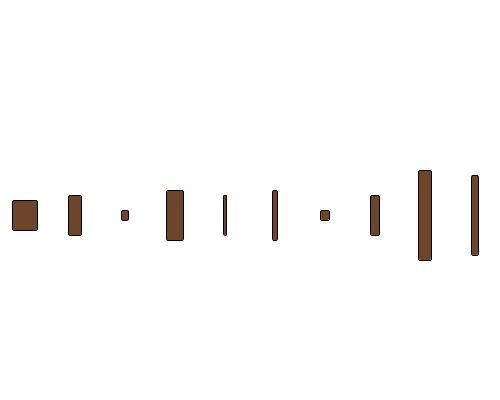
Frame 1 (no input)
Frame 60 (the mouse pressed at the canvas centre just before this capture): identical to frame 1, image omitted
Frame 120 (the mouse held since frame 60 and released just before this capture): identical to frame 1, image omitted

The Processing sketch that drew this single still picture (run headless with seeded random() and noise(); from frame 60 on, the mouse is pressed at the canvas centre):

// Processing sketch: Question2
// ── Question2.pde
Tree tree;
//creating a class with a constructor 
class Tree
{
  float xpos;
  float ypos;

  color col;

  float treeHeight;

  float trunkWidth;
  float trunkHeight;

  float leafWidth;
  float leafHeight;

  int size;

  final float[] treeSizes =
  {
    10, 
    20, 
    30, 
    40, 
    50, 
    60, 
    70, 
    80, 
    90, 
    100,
  };

  final color[] colors =
  {
    color(20, 77, 12), 
    color(85, 1, 6), 
    color(250, 99, 5),
  };

  Tree(float x, float y)
  {
    xpos = x;
    ypos = y;

    col = colors[(int)(random(0, colors.length))];

    treeHeight = treeSizes[(int)(random(0, treeSizes.length))];

    trunkWidth = random(width/150, width/19);
    trunkHeight = random(height/13, height*2/9);

    leafWidth = width/11;
    leafHeight = height/11;
  }

  void draw()
  {
    rectMode(CENTER);
    fill(108, 69, 42);
    rect(xpos, ypos + height/2, 
    trunkWidth, treeHeight, 
    2, 2, 2, 2);
  }

  void Trees()
  {
    fill(0);
    rect(width/3, height/3, 30, 100);
  }
}
//basic setup function
void setup()
{
  size(500, 400);
  background(255);
  selectionSort(10, 1);
}

void draw() {
}

//fuction for sorting the trees according to the sizes and shapes
void selectionSort(int m, int n)
{
  int trunkWidth = width/16;
  int trunkHeight = height/12;

  int spaceBetweenW = width/26;
  int spaceBetweenH = height/26;

  int nCounter = 0;
  while (nCounter < n)
  {
    int mCounter = 0;
    while (mCounter < m)
    {
      Tree newTree =
        new Tree(mCounter * trunkWidth + (mCounter+1) * spaceBetweenW + width/83, 
      nCounter * trunkHeight + (nCounter+1) * spaceBetweenH);

      newTree.draw();

      mCounter++;
    }
    nCounter++;
  }
}
//function which take in no parameters
void Tree()
{
}
